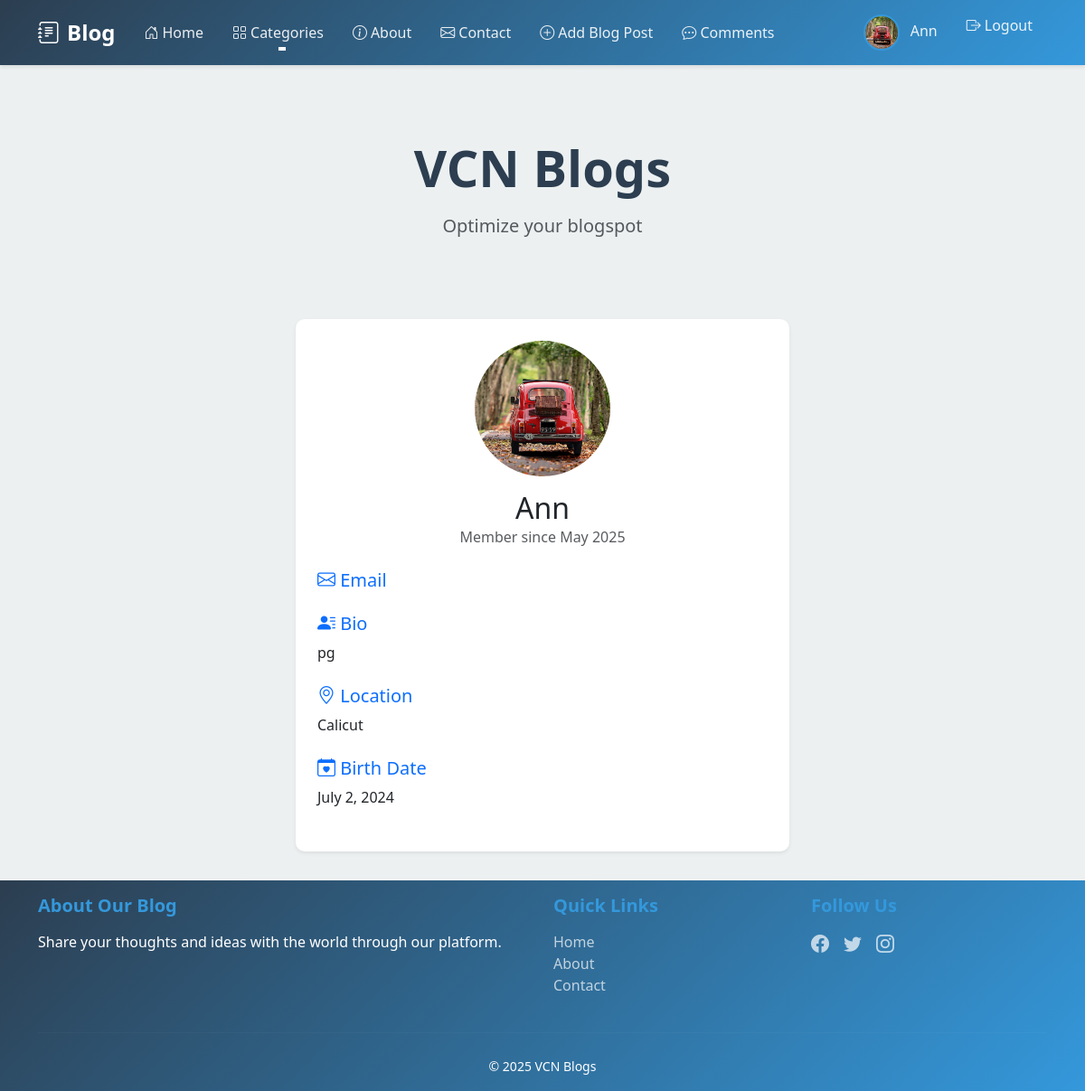
The app's page /profile/ (signed in) with its own data.
### blog/models.py (models this page shows, shortened)
class Profile(models.Model):
    user = models.OneToOneField(User, on_delete=models.CASCADE)
    bio = models.TextField(max_length=500, blank=True)
    location = models.CharField(max_length=100)
    birth_date = models.DateField(null=True)
    avatar = models.ImageField(upload_to='avatars/', null=True, blank=True)
    website = models.URLField(max_length=200, blank=True)
    created_at = models.DateTimeField(auto_now_add=True)
    updated_at = models.DateTimeField(auto_now=True)

### blog/views.py (the view)
# urls.py: path('profile/', views.ProfileView.as_view(), name='profile'),
class ProfileView(LoginRequiredMixin, DetailView):
    model = Profile
    template_name = 'blog/profile.html'
    context_object_name = 'profile'
    def get_object(self):
        return get_object_or_404(Profile, user=self.request.user)
    def get_context_data(self, **kwargs):
        context = super().get_context_data(**kwargs)
        context['categories'] = Category.objects.all()
        return context

### templates/blog/profile.html (shortened to what this page needs)
{% extends 'index.html' %}
{% block content %}
<div class="row justify-content-center">
    <div class="col-md-8 col-lg-6">
        <div class="card shadow-sm">
            <div class="card-body p-4">
                <div class="text-center mb-4">
                    {% if profile.avatar %}
                        <img src="{{ profile.avatar.url }}" alt="{{ profile.user.username }}" class="rounded-circle mb-3" style="width: 150px; height: 150px; object-fit: cover;">
                    {% else %}
                        <div class="avatar-placeholder mb-3">
                            <i class="bi bi-person-circle display-1 text-primary"></i>
                        </div>
                    {% endif %}
                    <h1 class="h2 mb-0">{{ profile.user.username }}</h1>
                    <p class="text-muted">Member since {{ profile.user.date_joined|date:"F Y" }}</p>
                </div>
                <div class="profile-info">
                    <div class="mb-4">
                        <h5 class="text-primary mb-2">
                            <i class="bi bi-envelope"></i> Email
                        </h5>
                    </div>
                    <div class="mb-4">
                        <h5 class="text-primary mb-2">
                            <i class="bi bi-person-lines-fill"></i> Bio
                        </h5>
                        <p class="mb-0">{{ profile.bio|default:"No bio" }}</p>
                    </div>
                    <div class="mb-4">
                        <h5 class="text-primary mb-2">
                            <i class="bi bi-geo-alt"></i> Location
                        </h5>
                        <p class="mb-0">{{ profile.location|default:"No location" }}</p>
                    </div>
                    {% if profile.birth_date %}
                    <div class="mb-4">
                        <h5 class="text-primary mb-2">
                            <i class="bi bi-calendar-heart"></i> Birth Date
                        </h5>
                        <p class="mb-0">{{ profile.birth_date }}</p>
                    </div>
                    {% endif %}
                </div>
            </div>
        </div>
    </div>
</div>
{% endblock %}

### templates/shared/navbar.html (shortened to what this page needs)
{% load static %}
<nav class="navbar navbar-expand-lg navbar-dark sticky-top">
    <div class="container">
        <a class="navbar-brand" href="{% url 'blog:blog_list' %}">
            <i class="bi bi-journal-text me-2"></i>Blog
        </a>
        <div class="collapse navbar-collapse" id="navbarNav">
            <ul class="navbar-nav me-auto">
                <li class="nav-item">
                    <a class="nav-link {% if request.resolver_match.url_name == 'blog_list' %}active{% endif %}"
                       href="{% url 'blog:blog_list' %}">
                        <i class="bi bi-house-door me-1"></i>Home
                    </a>
                </li>
                <li class="nav-item dropdown">
                    <a class="nav-link dropdown-toggle" href="#" id="categoriesDropdown" role="button" data-bs-toggle="dropdown">
                        <i class="bi bi-grid me-1"></i>Categories
                    </a>
                </li>
                <li class="nav-item">
                    <a class="nav-link {% if request.resolver_match.url_name == 'about' %}active{% endif %}"
                       href="{% url 'blog:about' %}">
                        <i class="bi bi-info-circle me-1"></i>About
                    </a>
                </li>
                <li class="nav-item">
                    <a class="nav-link {% if request.resolver_match.url_name == 'contact' %}active{% endif %}"
                       href="{% url 'blog:contact' %}">
                        <i class="bi bi-envelope me-1"></i>Contact
                    </a>
                </li>
                {% if user.is_authenticated %}
                <li class="nav-item">
                    <a class="nav-link {% if request.resolver_match.url_name == 'blog_create' %}active{% endif %}"
                       href="{% url 'blog:blog_create' %}">
                        <i class="bi bi-plus-circle me-1"></i>Add Blog Post
                    </a>
                </li>
                <li class="nav-item">
                    <a class="nav-link {% if request.resolver_match.url_name == 'comment_list' %}active{% endif %}" href="{% url 'blog:comment_list' %}">
                        <i class="bi bi-chat-dots"></i> Comments
                    </a>
                </li>
                {% endif %}
            </ul>
            <ul class="navbar-nav">
                {% if user.is_authenticated %}
                    <li class="nav-item">
                        <a class="nav-link" href="{% url 'blog:profile' %}">
                            {% if user.profile.avatar %}
                                <img src="{{ user.profile.avatar.url }}" alt="{{ user.username }}" class="avatar me-2">
                            {% else %}
                                <i class="bi bi-person-circle me-2"></i>
                            {% endif %}
                            {{ user.username }}
                        </a>
                    </li>
                    <li class="nav-item">
                        <form method="post" action="{% url 'logout' %}" class="d-inline">
                            <button type="submit" class="btn btn-link nav-link">
                                <i class="bi bi-box-arrow-right me-1"></i>Logout
                            </button>
                        </form>
                    </li>
                {% else %}
                    <li class="nav-item">
                        <a class="nav-link" href="{% url 'login' %}">
                            <i class="bi bi-box-arrow-in-right me-1"></i>Login
                        </a>
                    </li>
                {% endif %}
            </ul>
        </div>
    </div>
</nav>

### templates/index.html (style rules this page uses)
:root { --primary-color: #2c3e50; --secondary-color: #34495e; --accent-color: #3498db; --background-color: #ecf0f1; --card-bg: #ffffff; --text-primary: #2c3e50; --text-secondary: #7f8c8d; --header-bg: #2c3e50; --footer-bg: #34495e; --card-shadow: 0 2px 4px rgba(0,0,0,0.1); --hover-shadow: 0 4px 8px rgba(0,0,0,0.15); }
body { min-height: 100vh; display: flex; flex-direction: column; background-color: var(--background-color); font-family: 'Segoe UI', system-ui, -apple-system, sans-serif; color: var(--text-primary); }
.navbar { background-color: var(--header-bg) !important; box-shadow: var(--card-shadow); }
.navbar-brand { font-weight: 700; font-size: 1.5rem; color: white !important; }
.nav-link { color: rgba(255, 255, 255, 0.9) !important; font-weight: 500; padding: 0.5rem 1rem !important; transition: all 0.2s ease; }
.card { border: none; border-radius: 10px; background-color: var(--card-bg); box-shadow: var(--card-shadow); transition: transform 0.2s ease, box-shadow 0.2s ease; overflow: hidden; }
.btn { padding: 0.5rem 1.5rem; font-weight: 500; border-radius: 5px; transition: all 0.2s ease; }
.avatar { width: 40px; height: 40px; border-radius: 50%; object-fit: cover; border: 2px solid var(--accent-color); }

### templates/shared/navbar.html (style rules this page uses)
.navbar { background: linear-gradient(135deg, #2c3e50 0%, #3498db 100%); box-shadow: 0 2px 4px rgba(0,0,0,0.1); }
.navbar-brand { font-size: 1.5rem; color: #fff !important; }
.nav-link { color: rgba(255,255,255,0.9) !important; transition: all 0.3s ease; position: relative; }
.nav-link::after { content: ''; position: absolute; width: 0; height: 2px; bottom: 0; left: 50%; background-color: #fff; transition: all 0.3s ease; transform: translateX(-50%); }

### records on screen
Profile: avatar (picture), user.username "Ann", user.date_joined "May 2025", bio "pg", location "Calicut", birth_date "July 2, 2024"

### other values on screen
{{ user.username }} "Ann"
